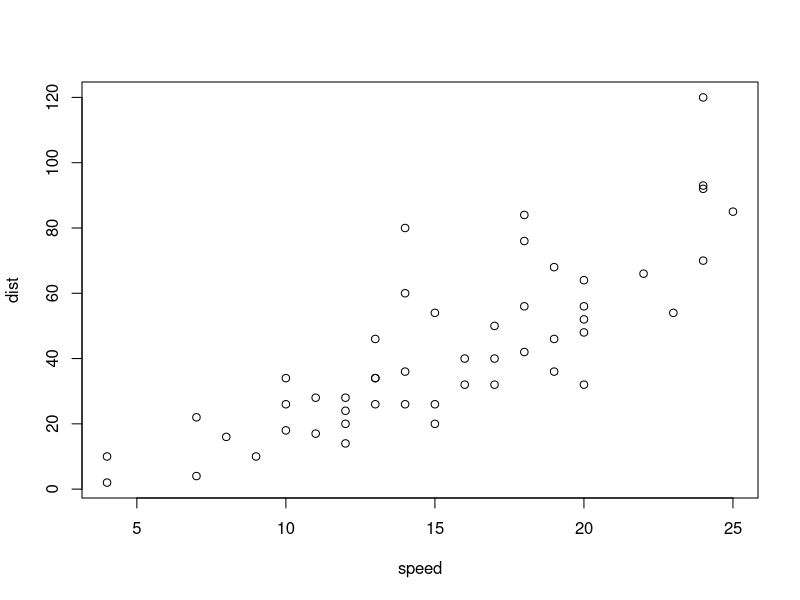
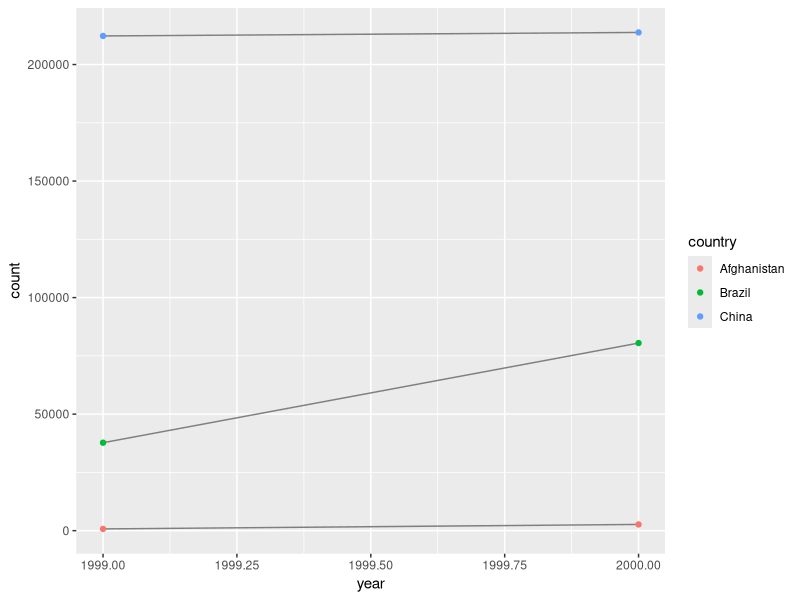

R code for these plots, in order: (Note: this script raises an error after producing the figures.)
## ---- chunk 1
plot(cars)
## ---- chunk 2
library(tidyverse)
table1
## ---- chunk 3
table2

t2_cases <- filter(table2, type == "cases") %>%
  rename(cases = count) %>%
  arrange(country, year)
t2_cases

t2_population <- filter(table2, type == "population")%>%
  rename(population = count) %>%
  arrange(country, year)

t2_cases_per_cap <- t2_cases %>%
  mutate(population = t2_population$population,
         cases_per_cap = (cases / population) * 10000) %>%
  select(country, year, cases_per_cap)
t2_cases_per_cap

t2_cases_per_cap <- t2_cases_per_cap %>%
  mutate(type = "cases_per_cap") %>%
  rename(count = cases_per_cap)

bind_rows(table2, t2_cases_per_cap) %>%
  arrange(country, year, type, count)

## ---- chunk 4
#table4a is count of tb cases
#table4b is pop
table4c <- tibble(country = table4a$country,
                  `1999` = table4a[['1999']]*10^4/table4b[['1999']],
                  `2000` = table4a[['2000']]*10^4/table4b[['2000']]
                  )
table4c
## ---- chunk 5
table2 %>% 
  filter(type == 'cases') %>% 
  ggplot(aes(year, count))+
  geom_line(aes(group = country), color = 'grey50')+
  geom_point(aes(color = country))

## ---- chunk 6
stocks <- tibble(
  year   = c(2015, 2015, 2016, 2016),
  half  = c(   1,    2,     1,    2),
  return = c(1.88, 0.59, 0.92, 0.17)
)
stocks

stocks %>% 
  spread(year, return) %>% 
  gather("year", "return", `2015`:`2016`)
## ---- chunk 7
table4a
table4a %>% 
  gather(-country, key = "year", value = "cases")
table4a %>% 
  gather(1999, 2000, key = "year", value = "cases")
## ---- chunk 8
people <- tribble(
  ~name,             ~key,    ~value,
  #-----------------|--------|------
  "Phillip Woods",   "age",       45,
  "Phillip Woods",   "height",   186,
  "Phillip Woods",   "age",       50,
  "Jessica Cordero", "age",       37,
  "Jessica Cordero", "height",   156
)
## ---- chunk 9
tibble(x = c("a,b,c", "d,e,f,g", "h,i,j")) %>% 
  separate(x, c("one", "two", "three"), fill = 'left', extra = 'drop')

tibble(x = c("a,b,c", "d,e", "f,g,i")) %>% 
  separate(x, c("one", "two", "three"), fill = 'right')
